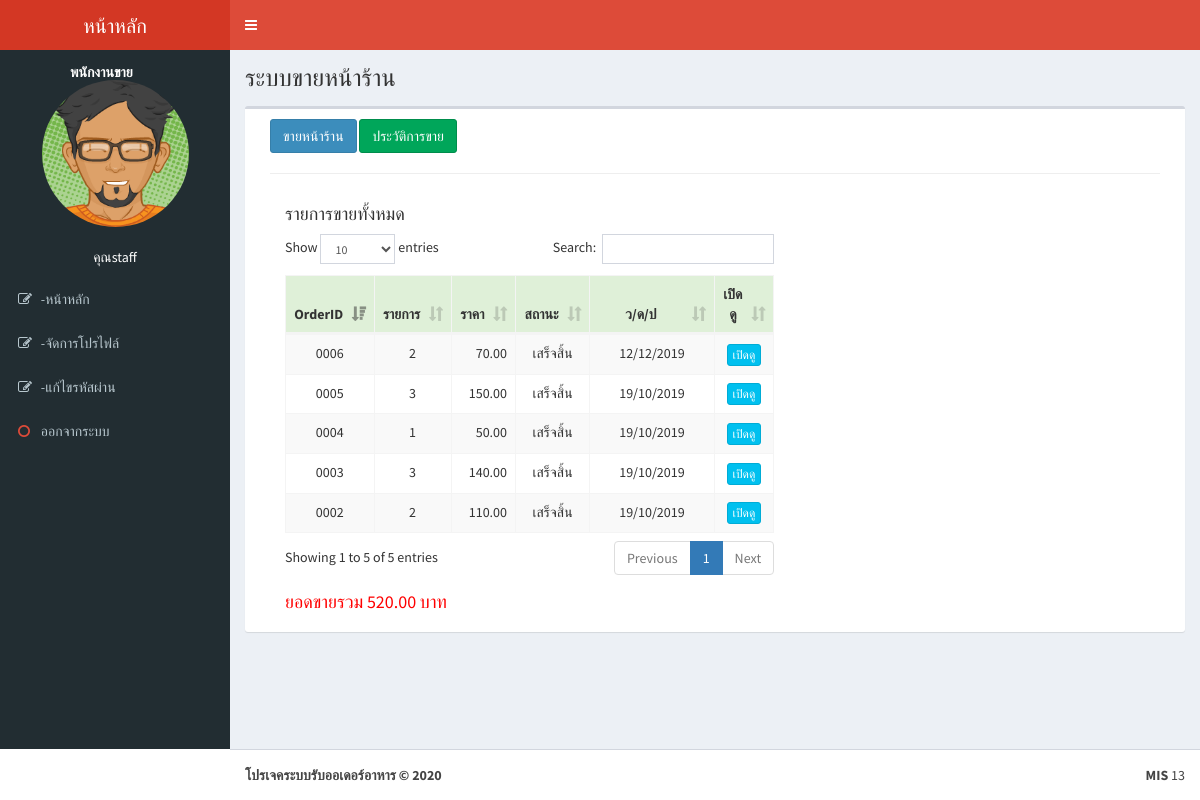
/pos/index.php?act=all (signed in), run on the app's committed database.
### tables this page shows
CREATE TABLE `tbl_member` (
  `m_id` int(11) NOT NULL,
  `m_username` varchar(50) NOT NULL,
  `m_password` varchar(50) NOT NULL,
  `m_firstname` varchar(50) NOT NULL,
  `m_name` varchar(100) NOT NULL,
  `m_lastname` varchar(100) NOT NULL,
  `m_img` varchar(100) DEFAULT NULL,
  `m_address` varchar(255) NOT NULL,
  `m_phone` varchar(20) NOT NULL,
  `m_email` varchar(50) NOT NULL,
  `m_level` varchar(10) NOT NULL,
  `m_datesave` timestamp NOT NULL DEFAULT current_timestamp()
);

CREATE TABLE `tbl_orders` (
  `order_id` int(4) UNSIGNED ZEROFILL NOT NULL,
  `ref_m_id` int(11) NOT NULL COMMENT 'staffid',
  `ref_s_id` int(11) NOT NULL,
  `order_total` float(10,2) NOT NULL,
  `order_date` datetime NOT NULL
);

CREATE TABLE `tbl_status` (
  `s_id` int(11) NOT NULL,
  `s_name` varchar(100) NOT NULL
);

### pos/order_close.php (the view, shortened to what this page needs)
<?php
$query = "
SELECT
o.order_id as oid, o.ref_m_id, o.ref_s_id,o.order_date,
d.ref_order_id , COUNT(d.ref_order_id) as coid, SUM(d.d_price_total) as ctotal,
s.s_name
FROM tbl_orders  as o
INNER JOIN  tbl_order_detail as d ON o.order_id=d.ref_order_id
INNER JOIN  tbl_status as s ON o.ref_s_id=s.s_id
WHERE o.ref_s_id=3
GROUP BY o.order_id
ORDER BY o.order_id DESC
" or die("Error:" . mysqli_error());
$result = mysqli_query($con, $query);
echo '<div class="col-sm-7">';
echo '<h4>รายการขายทั้งหมด</h4>';
echo ' <table id="example1" class="table table-bordered table-striped table-hover">';
  echo "<thead>";
    echo "<tr class='success'>
      <th width='5%'><center>OrderID</center></th>
      <th width='7%'><center>รายการ</center></th>
      <th width='10%'><center>ราคา</center></th>
      <th width='10%'><center>สถานะ</center></th>
      <th width='25%'><center>ว/ด/ป</center></th>
      <th width='10%'><center>เปิดดู</center></th>
    </tr>";
  echo "</thead>";
  while($row = mysqli_fetch_array($result)) {
  echo "<tr>";
    echo "<td align='center'>".$row["oid"]."</td> ";
    echo "<td align='center'>".$row["coid"]."</td> ";
    echo "<td align='right'>" .$row["ctotal"]."</td> ";
    echo "<td align='center'>" .$row["s_name"]. "</td> ";
    echo "<td align='center'>"
    .date('d/m/Y',strtotime($row["order_date"]))
    . "</td> ";
    echo "<td align='center'><a href='print.php?act=print&order_id=$row[0]&bill=detail' class='btn btn-info btn-xs' target='_blank'>เปิดดู</a></td> ";
echo "</tr>";
$stotal += $row["ctotal"];
}
echo "</table>";
echo '<h4 style="color:red">';
echo 'ยอดขายรวม '.number_format($stotal,2). ' บาท ';
echo '</h4>';
echo '</div>';
?>

### pos/menu_left.php
<aside class="main-sidebar">
  <section class="sidebar">
    <div class="user-panel">
      <div class="pull-left image">
        <br/>
        <center>
        <img src="../people_img/<?php echo $m_img;?>" class="img-circle" width="70%">
        <br><br>
        <font color="#fff">
        คุณ<?php echo $m_name;?>
        </font>
        <br>
      </center>
      </div>
      <div class="pull-left info">
        <p>พนักงานขาย</p>
      </div>
    </div>
    <ul class="sidebar-menu" data-widget="tree">
       <li>
        <a href="index.php">
          <i class="fa fa-edit"></i>
          <span> -หน้าหลัก</span>
        </a>
      </li>
      <li>
        <a href="member.php">
          <i class="fa fa-edit"></i>
          <span>-จัดการโปรไฟล์</span>
        </a>
      </li>
      <li>
        <a href="member.php?act=pwd">
          <i class="fa fa-edit"></i>
          <span>-แก้ไขรหัสผ่าน</span>
        </a>
      </li>
      <li><a href="../logout.php" onclick="return confirm('ย้นยันการออกจากระบบ');"><i class="fa fa-circle-o text-red"></i> <span>ออกจากระบบ</span></a></li>
    </section>
  </aside>

### data on the page
tbl_member: m_img (picture), m_name "staff"
tbl_orders: order_id "0006", coid "2", ctotal "70.00", tbl_status.s_name "เสร็จสิ้น", order_date "12/12/2019"
tbl_orders: order_id "0005", coid "3", ctotal "150.00", tbl_status.s_name "เสร็จสิ้น", order_date "19/10/2019"
tbl_orders: order_id "0004", coid "1", ctotal "50.00", tbl_status.s_name "เสร็จสิ้น", order_date "19/10/2019"
tbl_orders: order_id "0003", coid "3", ctotal "140.00", tbl_status.s_name "เสร็จสิ้น", order_date "19/10/2019"
tbl_orders: order_id "0002", coid "2", ctotal "110.00", tbl_status.s_name "เสร็จสิ้น", order_date "19/10/2019"

### other printed values
$stotal "520.00"
